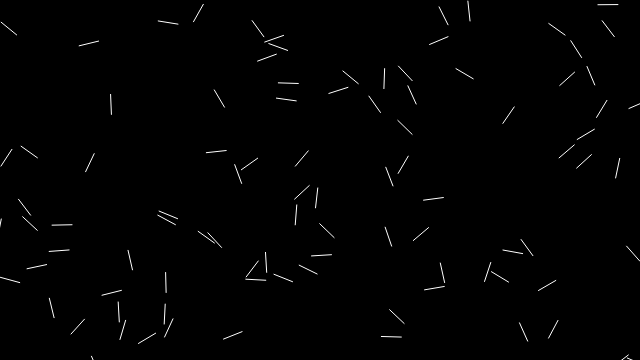
Frame 1 (no input)
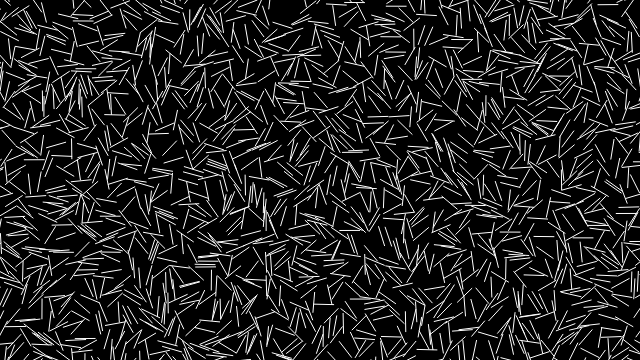
Frame 60 (no input)
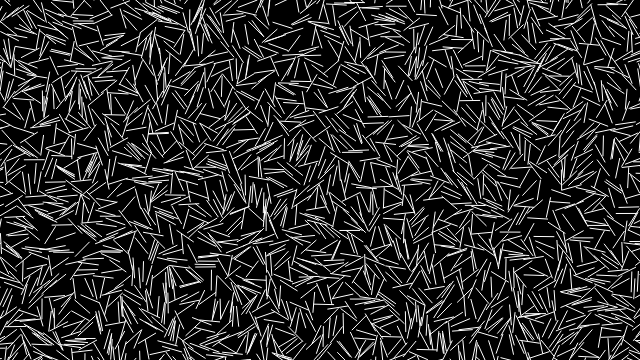
Frame 120 (the mouse pressed at the canvas centre since frame 60)

The p5.js sketch that drew these frames (run headless with seeded random() and noise() and a simulated clock; from frame 60 on, the mouse is pressed at the canvas centre):

// p5.js sketch
// ── sketch.js
var lines = [];

function setup() {
  createCanvas(640, 360);
}

function draw() {
  background(0);
  for (var iterations = 0; iterations < 100; iterations++) {
    // make a new line at a random point facing a random direction
    var angle = random(0, TWO_PI);
    var x = random(0, width);
    var y = random(0, height);
    
    var newLine = {
      start: createVector(x, y),
      end: createVector(x + 20 * cos(angle), y + 20 * sin(angle))
    };
    
    // check whether the new line intersects with any existing lines
    var doesIntersect = false;
    for (var i = 0; i < lines.length; i++) {
      if (doLineSegmentsIntersect(newLine.start, newLine.end, lines[i].start, lines[i].end)) {
        doesIntersect = true;
        break;
      }
    }
    
    if (!doesIntersect) {
      lines.push(newLine);
    }
  }
  
  // draw the lines
  stroke(255);
  lines.forEach(function (l) {
    line(l.start.x, l.start.y, l.end.x, l.end.y);
  });
}

// adapted from https://github.com/openframeworks/openFrameworks/blob/master/libs/openFrameworks/math/ofMath.cpp#L264
function doLineSegmentsIntersect(line1Start, line1End, line2Start, line2End) {
  var diffLine1 = p5.Vector.sub(line1End, line1Start);
  var diffLine2 = p5.Vector.sub(line2End, line2Start);
  var compareLine1 = diffLine1.x * line1Start.y - diffLine1.y * line1Start.x;
  var compareLine2 = diffLine2.x * line2Start.y - diffLine2.y * line2Start.x;
  
  return (
    (
      ((diffLine1.x * line2Start.y - diffLine1.y * line2Start.x) < compareLine1) !==
      ((diffLine1.x * line2End.y - diffLine1.y * line2End.x) < compareLine1)
    )
    &&
    (
      ((diffLine2.x * line1Start.y - diffLine2.y * line1Start.x) < compareLine2) !==
      ((diffLine2.x * line1End.y - diffLine2.y * line1End.x) < compareLine2)
    )
  );
}
